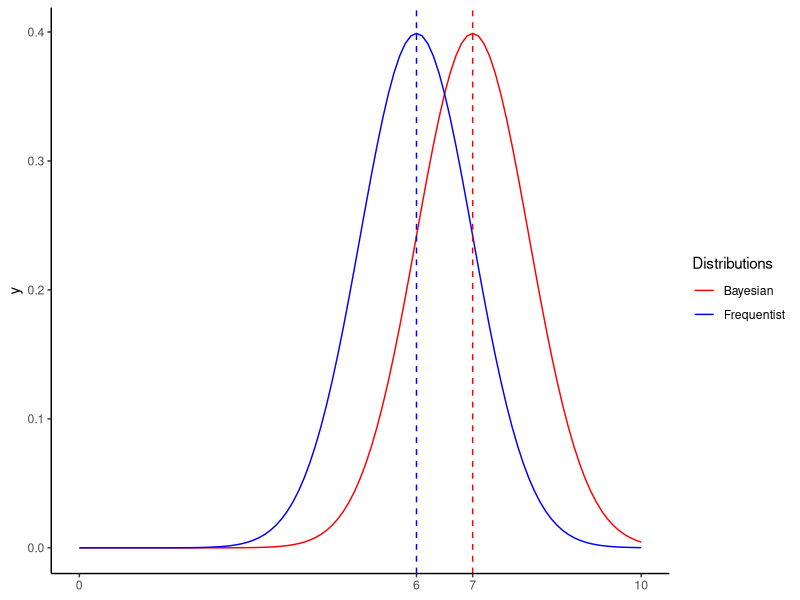
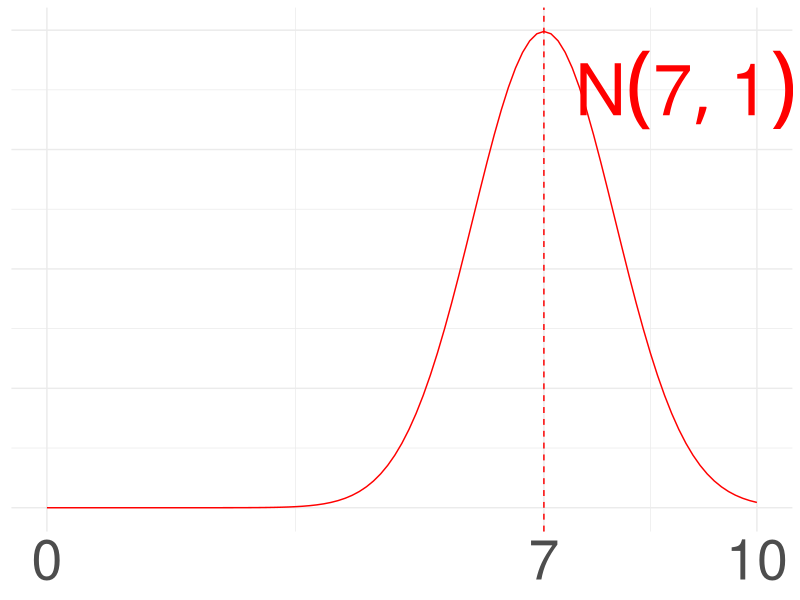
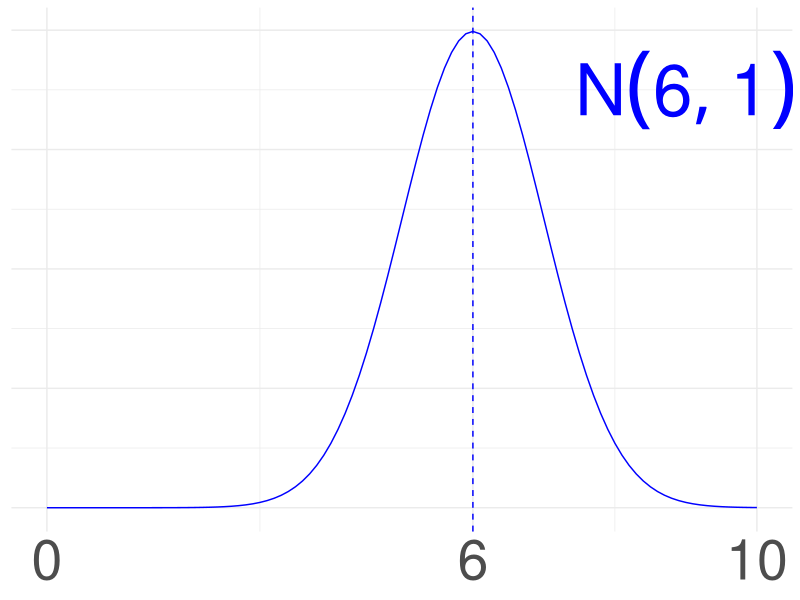
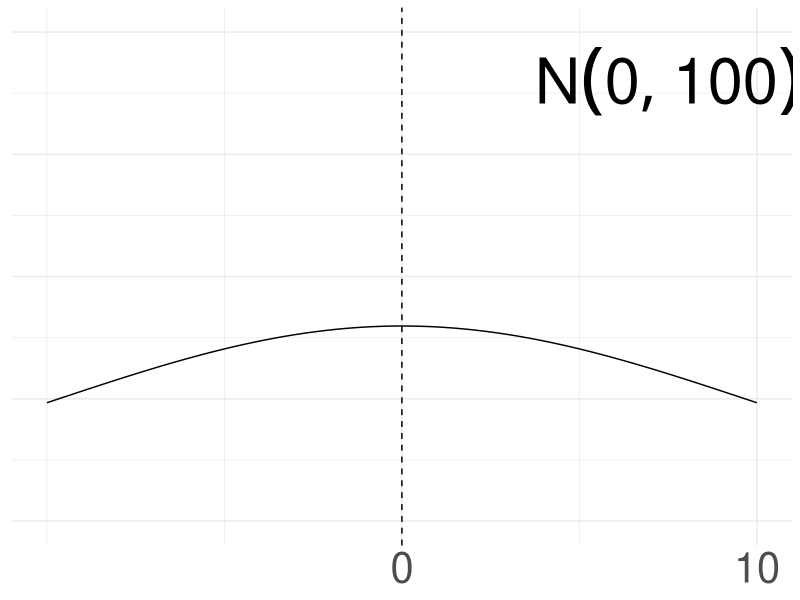
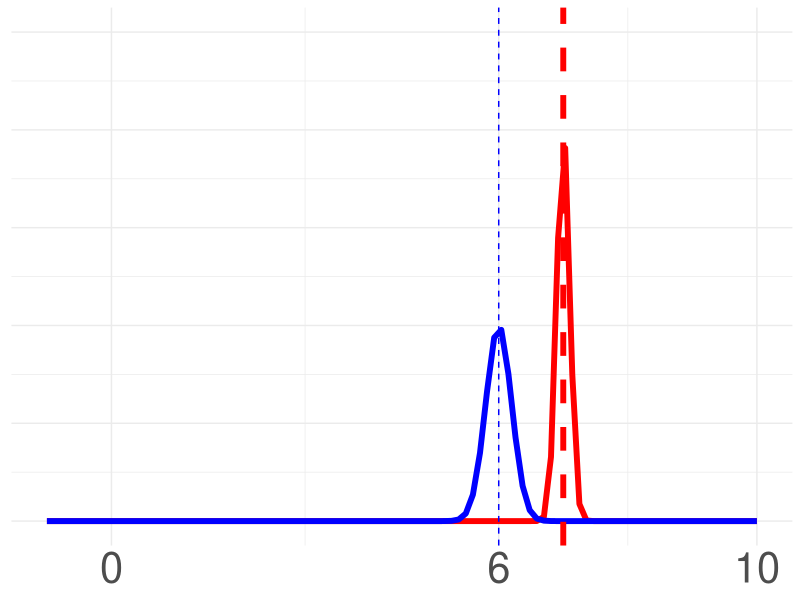
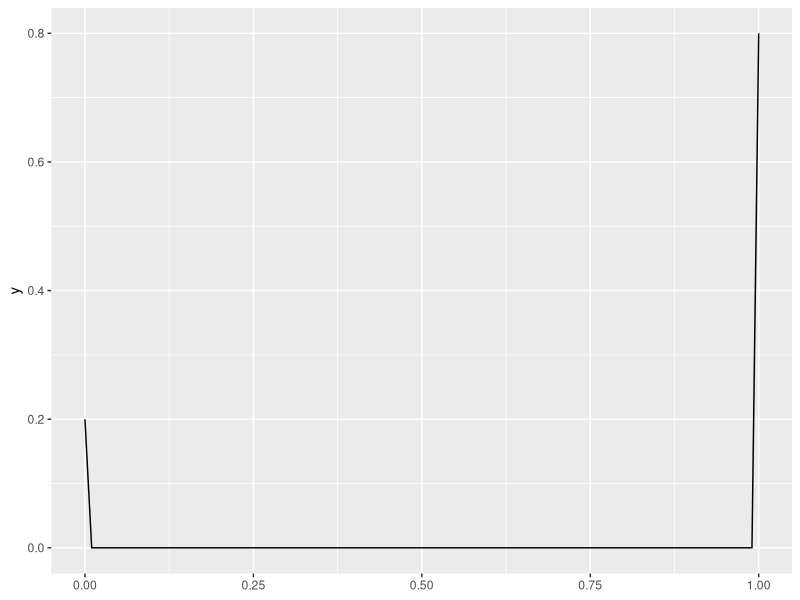
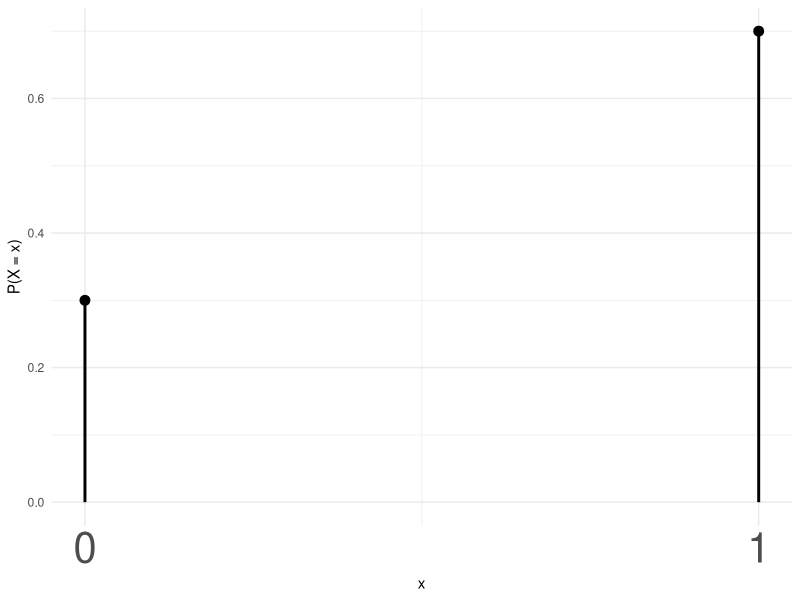

The R source for these figures, in order:
## ---- chunk 1
library(tidyverse)
## ---- chunk 2
ggplot() +
  stat_function(
    fun = dnorm,
    args = list(mean = 7, sd = 1),
    aes(color = "Bayesian")
  ) +
  stat_function(
    fun = dnorm,
    args = list(mean = 6, sd = 1),
    aes(color = "Frequentist")
  ) +
  scale_color_manual(
    values = c(
      "Bayesian" = "red",
      "Frequentist" = "blue"
    ),
    name = "Distributions"
  ) +
  theme_classic() +
  geom_vline(
    xintercept = 7,
    color = "red",
    linetype = "dashed"
  ) +
  geom_vline(
    xintercept = 6,
    color = "blue",
    linetype = "dashed"
  ) +
  scale_x_continuous(
    breaks = c(0, 6, 7, 10),
    limits = c(0,10)
  )
## ---- chunk 3
ggplot() +
  stat_function(
    fun = dnorm,
    args = list(mean = 7, sd = 1),
    color="red"
  ) +
  theme_minimal() +
  geom_vline(
    xintercept = 7,
    color = "red",
    linetype = "dashed"
  ) +
  scale_x_continuous(
    breaks = c(0, 7, 10),
    limits = c(0,10),
    name = "reward"
  ) +
  annotate(
    "text",
    x = 9,
    y = 0.35,
    label = "N(7,1)",
    parse = TRUE,
    color = "red",
    size=18
  ) + 
  theme(
    axis.title.x = element_blank(),
    axis.title.y = element_blank(),
    axis.text.y  = element_blank(),
    axis.ticks.y = element_blank(),
    axis.text.x = element_text(size = 40)
  )
## ---- chunk 4
ggplot() +
  stat_function(
    fun = dnorm,
    args = list(mean = 6, sd = 1),
    color="blue"
  ) +
  theme_minimal() +
  geom_vline(
    xintercept = 6,
    color = "blue",
    linetype = "dashed"
  ) +
  scale_x_continuous(
    breaks = c(0, 6, 10),
    limits = c(0,10),
    name = "reward"
  ) +
  annotate(
    "text",
    x = 9,
    y = 0.35,
    label = "N(6,1)",
    parse = TRUE,
    color = "blue",
    size = 18
  ) +
  theme(
    axis.title.x = element_blank(),
    axis.title.y = element_blank(),
    axis.text.y  = element_blank(),
    axis.ticks.y = element_blank(),
    axis.text.x = element_text(size = 40)
)
## ---- chunk 5
# Priors
ggplot() +
  stat_function(
    fun = dnorm,
    args = list(mean=0,sd=10)
  ) +
  scale_y_continuous(limits = c(0,0.1)) +
  theme_minimal() +
  theme(
    axis.title.x = element_blank(),
    axis.title.y = element_blank(),
    axis.ticks.y = element_blank(),
    axis.text.y = element_blank(),
    axis.text.x = element_text(size = 30)
  ) +
  geom_vline(
    xintercept = 0,
    linetype = "dashed"
  ) +
  scale_x_continuous(
    breaks = c(0,10),
    limits = c(-10,10)
  ) +
  annotate(
    "text",
    x = 7.5,
    y = 0.09,
    label = "N(0,100)",
    parse = TRUE,
    size = 16
  ) 
## ---- chunk 6
# Priors
library(ggplot2)

ggplot() +
  stat_function(
    fun = dnorm,
    args = list(mean = 7, sd = 0.10),
    aes(color = "bayesian"),
    linewidth = 2
  ) +
  stat_function(
    fun = dnorm,
    args = list(mean = 6, sd = 0.20),
    aes(color = "frequentist"),
    linewidth = 2
  ) +
  theme_minimal() +
  theme(
    axis.title.x = element_blank(),
    axis.title.y = element_blank(),
    axis.ticks.y = element_blank(),
    axis.text.y = element_blank(),
    axis.text.x = element_text(size = 30)
  ) +
  geom_vline(
    xintercept = 7,
    linetype = "dashed",
    color = "red",
    linewidth = 2
  ) +
  geom_vline(
    xintercept = 6,
    linetype = "dashed",
    color = "blue"
  ) +
  scale_x_continuous(
    breaks = c(0, 6, 10),
    limits = c(-1, 10)
  ) +
  scale_color_manual(
    values = c(
      "bayesian" = "red",
      "frequentist" = "blue"
    ),
    name = "Distributions"
  ) + theme(legend.position = "none") +
  scale_y_continuous(limits = c(0,5))
## ---- chunk 7
library(tidyverse)

ggplot() +
  stat_function(
    fun = dbinom,
    args = list(size = 1, prob = 0.8)
  ) +
  xlim(0,1)
## ---- chunk 8
library(tidyverse)

p <- 0.7

df <- tibble(
  x = c(0, 1),
  prob = c(1 - p, p)
)

p <- 0.7

df <- tibble(
  x = c(0, 1),
  prob = c(1 - p, p)
)

ggplot(df, aes(x, prob)) +
  geom_segment(aes(xend = x, y = 0, yend = prob),
               linewidth = 1) +
  geom_point(size = 3) +
  scale_x_continuous(breaks = c(0, 1)) +
  labs(x = "x", y = "P(X = x)") +
  theme_minimal() +
  theme(
    axis.text.x = element_text(size = 30)
  )
